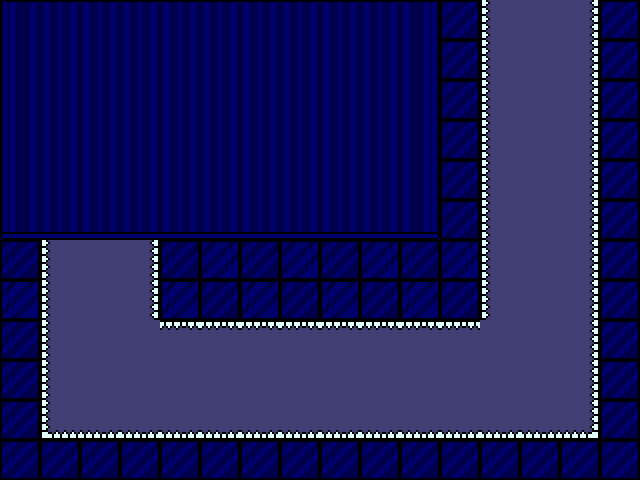

This is a level from a 2D game, rendered from its Tiled map with the project's own tilesets. A one-line summary and the complete map file follow:
An orthogonal 16x12 tile map with 40x40 px tiles, 1 tile layer (Tiles) and 11 objects (elevatordoor, transition, interactable, entry_elevator, entry).

<map version="1.10" tiledversion="1.10.0" orientation="orthogonal" renderorder="right-down" width="16" height="12" tilewidth="40" tileheight="40" infinite="0" nextlayerid="5" nextobjectid="12">
 <editorsettings>
  <export target="stadium_entry_dark.lua" format="lua" />
 </editorsettings>
 <tileset firstgid="1" source="../tilesets/stadium_dark.tsx" />
 <layer id="1" name="Tiles" width="16" height="12">
  <data encoding="csv">
28,29,29,29,29,29,29,29,29,29,30,31,13,14,15,31,
34,35,35,35,35,35,35,35,35,35,36,31,13,14,15,31,
34,35,35,35,35,35,35,35,35,35,36,31,13,14,15,31,
34,35,35,35,35,35,35,35,35,35,36,31,13,14,15,31,
34,35,35,35,35,35,35,35,35,35,36,31,13,14,15,31,
40,41,41,41,41,41,41,41,41,41,42,31,13,14,15,31,
31,13,14,15,31,32,31,32,31,32,31,32,13,14,15,31,
32,13,14,15,32,31,32,31,32,31,32,31,13,14,15,31,
31,13,14,14,8,8,8,8,8,8,8,8,14,14,15,31,
31,13,14,14,14,14,14,14,14,14,14,14,14,14,15,31,
31,19,20,20,20,20,20,20,20,20,20,20,20,20,21,31,
31,31,31,31,31,31,31,31,31,31,31,31,31,31,31,31
</data>
 </layer>
 <objectgroup color="#0000ff" id="4" name="collisions">
  <object id="6" x="160" y="200" width="280" height="40" />
  <object id="7" x="0" y="200" width="40" height="40" />
  <object id="8" x="-40" y="200" width="40" height="320" />
  <object id="9" x="0" y="480" width="680" height="40" />
  <object id="10" x="640" y="0" width="40" height="480" />
  <object id="11" x="400" y="0" width="40" height="200" />
 </objectgroup>
 <objectgroup color="#ff00ff" id="2" name="objects">
  <object id="1" name="elevatordoor" x="40" y="200" width="120" height="40" />
  <object id="4" name="transition" x="440" y="-40" width="200" height="40">
   <properties>
    <property name="map" value="stadium" />
    <property name="marker" value="entry" />
   </properties>
  </object>
  <object id="5" name="interactable" x="390" y="-105">
   <properties>
    <property name="solid" type="bool" value="true" />
    <property name="text1" value="* (There's a giant toilet-shaped toilet blocking your way.)" />
    <property name="text2" value="* (That can only mean that this area is unfinished.)" />
    <property name="texture" value="toilet" />
   </properties>
   <point />
  </object>
 </objectgroup>
 <objectgroup color="#aa00ff" id="3" name="markers">
  <object id="2" name="entry_elevator" x="100" y="280">
   <point />
  </object>
  <object id="3" name="entry" x="540" y="40">
   <point />
  </object>
 </objectgroup>
</map>
